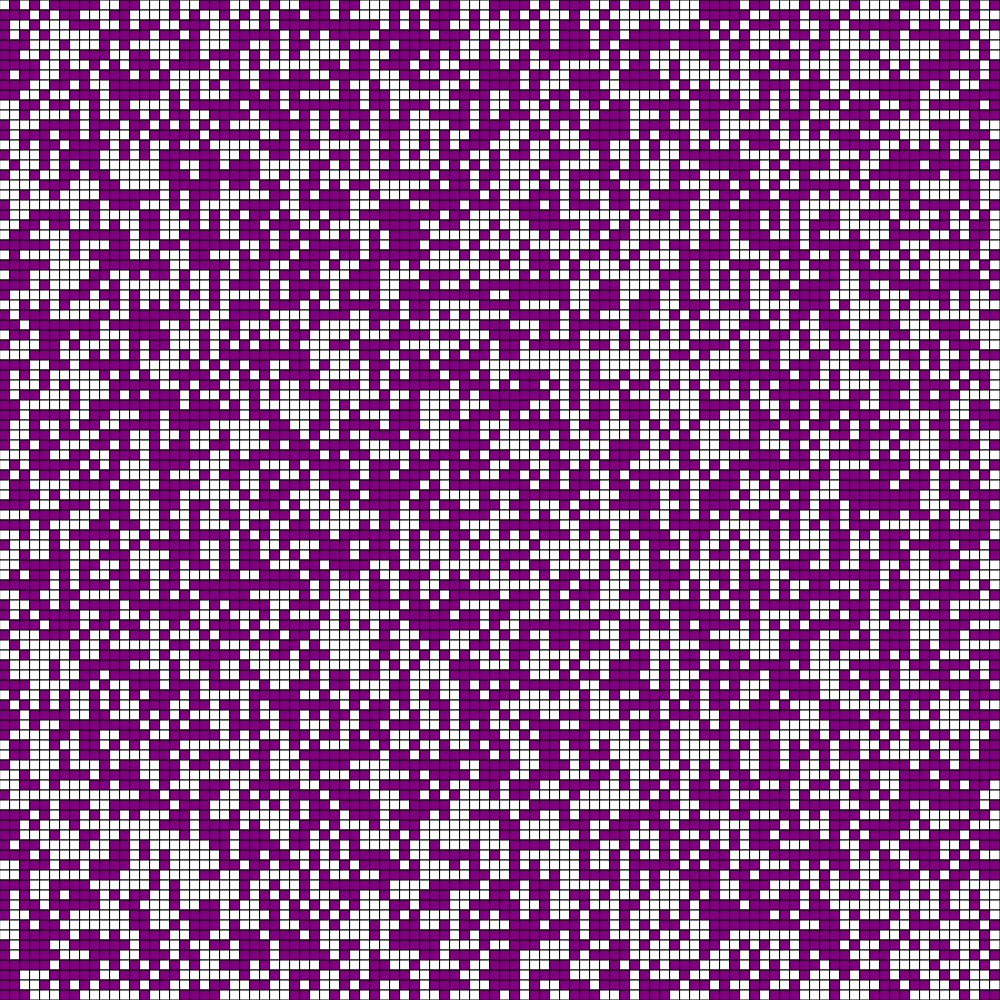
Frame 1 (no input)
Frame 60 (no input): identical to frame 1, image omitted
Frame 120 (the mouse pressed at the canvas centre since frame 60): identical to frame 1, image omitted

The p5.js sketch that drew this single still picture (run headless with seeded random() and noise() and a simulated clock; from frame 60 on, the mouse is pressed at the canvas centre):

// p5.js sketch
// ── sketch.js
// grid demo
// navya sauhta
// oct 22, 2024
//
// Extra for Experts:
// - describe what you did to take this project "above and beyond"

//if hardcoading a grid use this
// let grid = [[1, 0, 1, 0],
//             [0, 0, 1, 1],
//             [1, 1, 1, 0],
//             [0, 1, 1, 0]]; 
let grid ;
const GRID_SIZE = 100;
let cellSize;

function setup() {
  if (windowWidth < windowHeight){
    createCanvas(windowWidth, windowWidth);
  }
  else{
    createCanvas(windowHeight, windowHeight);
  }
  cellSize =height/GRID_SIZE;
  grid = generateRandpmGrid(GRID_SIZE,GRID_SIZE);
}

function draw() {
  background(220);
  displayGrid();
}
function keyPressed(){
  if ( key === "r"){
    grid = generateRandpmGrid(GRID_SIZE,GRID_SIZE);
  }
  if (key === "e"){
    grid = generateEmptyGrid(GRID_SIZE, GRID_SIZE);
  }
}

function generateEmptyGrid(cols, rows){
  let newGrid = [];
  for ( let y = 0; y < rows; y++){
    newGrid.push([]);
    for(let x = 0; x < cols; x++){
      newGrid[y].push(0);
    }
  }
  return newGrid;
}

function generateRandpmGrid(cols, rows){
  let newGrid = [];
  for ( let y = 0; y < rows; y++){
    newGrid.push([]);
    for(let x = 0; x < cols; x++){
      if (random(100) < 50){
        newGrid[y].push(1);
      }
      else{
        newGrid[y].push(0);
      }
    }
  }
  return newGrid;
}

function displayGrid(){
  for (let y = 0; y < GRID_SIZE; y++) {
    for (let x = 0; x < GRID_SIZE; x++){
      if(grid[y][x] === 1){
        fill("purple");
      }
      else if (grid[y][x]=== 0){
        fill("white");
      }
      square(x * cellSize, y * cellSize, cellSize);
    }
  }
}
